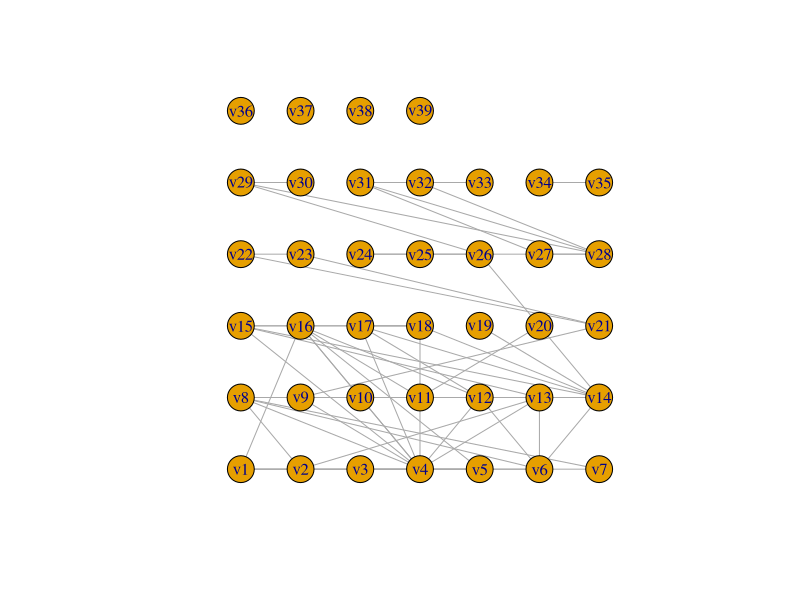
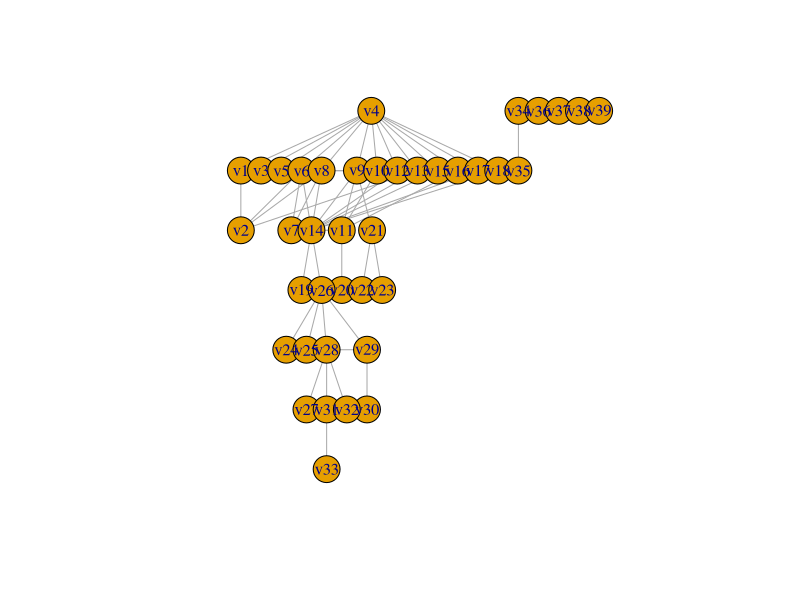
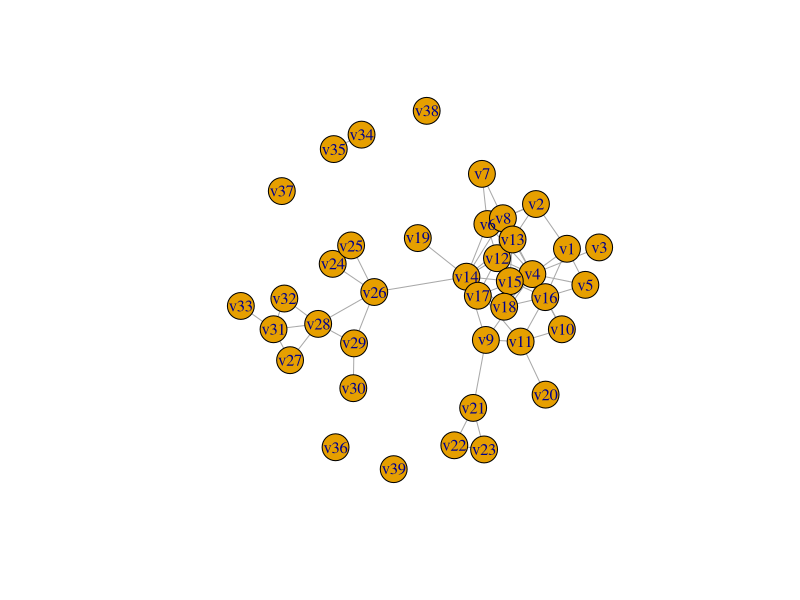
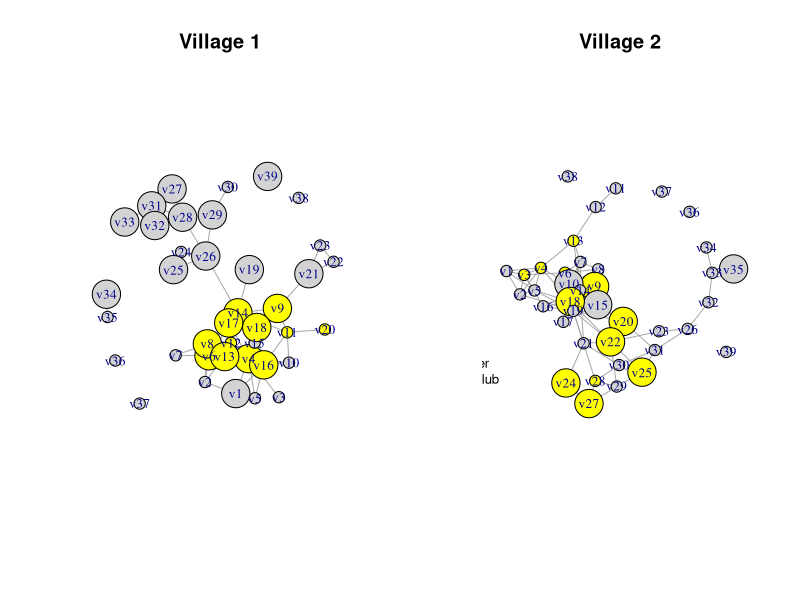
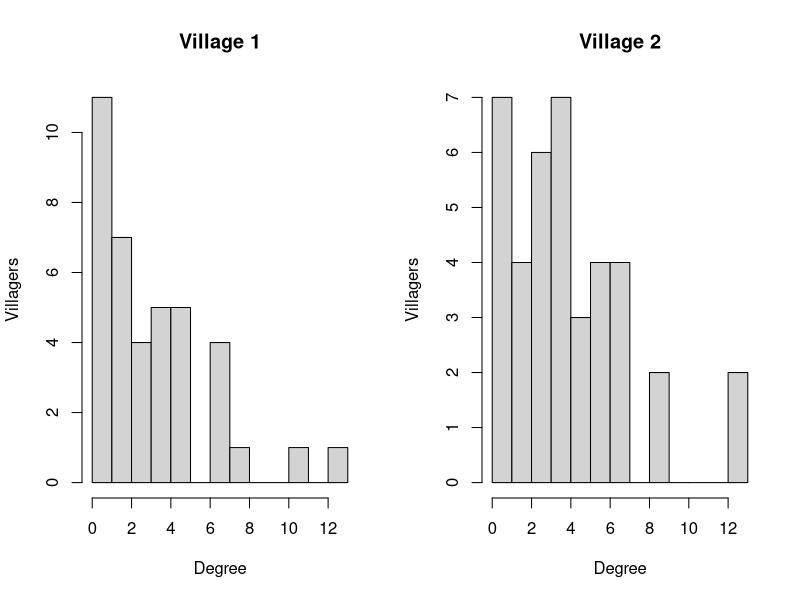
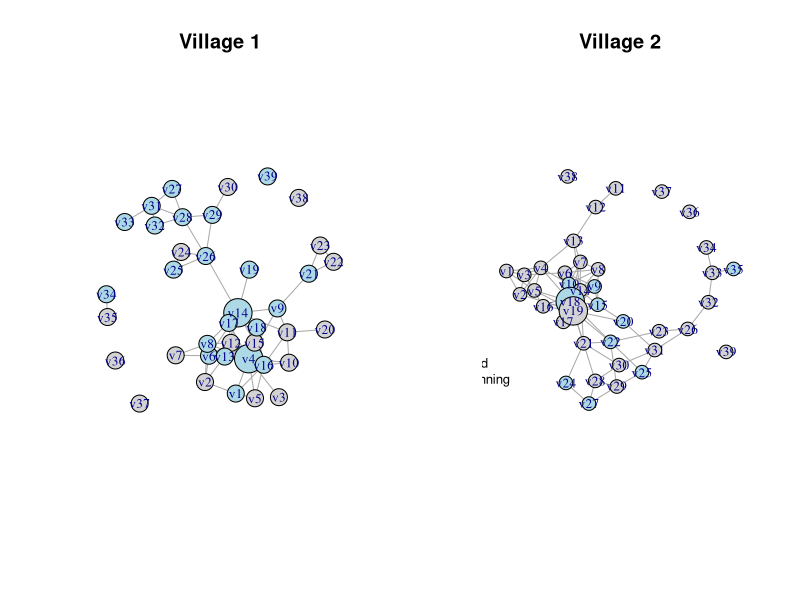
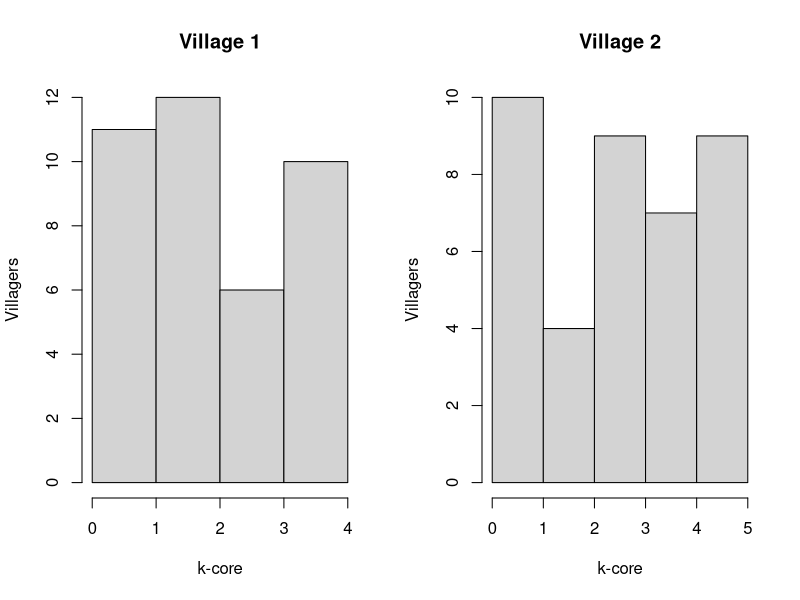
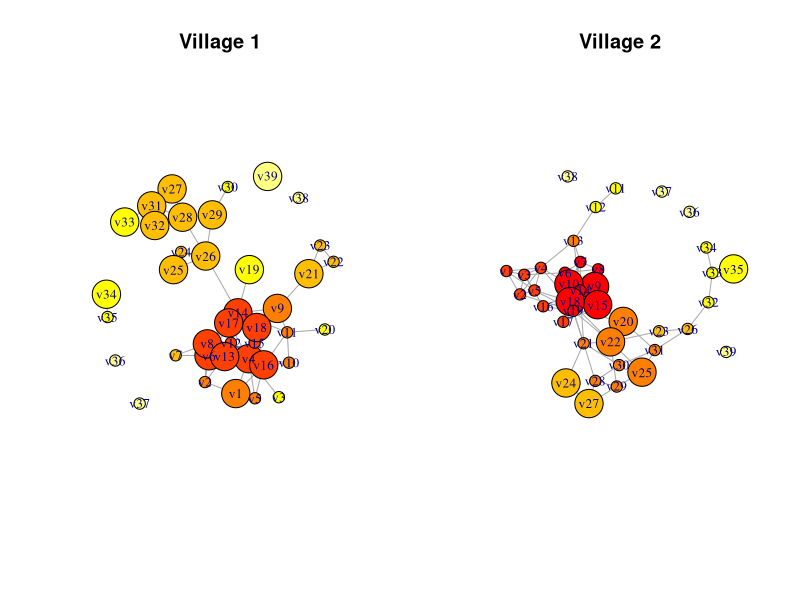

Source code (R) for these figures, in order:
## Computational Social Science Week 7: Networks Workshop
## Durham University: Jennifer Badham and Will Craige

##--- Preparation ====

# install packages if required

# load packages
library(igraph)

##--- Network data

# village 1, vertices and edges
vertices1 <- read.csv("W07 Korea1vertices.txt")
edges1 <- read.csv("W07 Korea1edges.txt")
# village 2, vertices and edges
vertices2 <- read.csv("W07 Korea2vertices.txt")
edges2 <- read.csv("W07 Korea2edges.txt")

## Construct and examine networks ====

# construct networks from nodes and edges
net1 <- graph_from_data_frame(edges1, directed = FALSE, vertices = vertices1)
net2 <- graph_from_data_frame(edges2, directed = FALSE, vertices = vertices2)

# clean up
remove(edges1, edges2, vertices1, vertices2)

# two ways of showing checking networks
summary(net1)
net2

# network 1 - print the vertices and edges and the Adopted attribute
V(net1)
E(net1)
cat("\n")          # inserts blank line in the output
V(net1)$Adopted
cat("\n")

# network 1 - counts
noquote(paste("Network 1, number of vertices:", length(V(net1))))
noquote(paste("Network 1, number of edges:", length(E(net1))))
noquote(paste("Network 1, density:", edge_density(net1)))
noquote(paste("Network 1, number of adopters:", sum(V(net1)$Adopted)))
cat("\n")

# network 2 - counts
noquote(paste("Network 2, vertices and edges:", length(V(net2)), length(E(net2))))
noquote(paste("Network 2, density:", edge_density(net2)))

# tabulate adopters by mothers club members
print("Village 1")
table(V(net1)$Adopted, V(net1)$Club, dnn = c("Adopted", "Mothers Club"))
cat("\n")
print("Village 2")
table(V(net2)$Adopted, V(net2)$Club, dnn = c("Adopted", "Mothers Club"))

##--- Exploratory analysis: visualisation ====

# basic layouts
plot(net1, layout = layout_on_grid)
plot(net1, layout = layout_as_tree)
plot(net1, layout = layout_with_fr)

# store FR layout for each network
layout1 <- layout_with_fr(net1)
layout2 <- layout_with_fr(net2)

##--- visualise by mothers club membership

# create vector of two colours, dark for membership
colClub <- c("lightgrey", "yellow")

# adjust the membership to 1s and 2s
V(net1)$Club <- V(net1)$Club + 1
print("adjusted values")
V(net1)$Club

# display the colour for each vertex
colClub[V(net1)$Club]

# matching colours to TRUE and FALSE
V(net1)$Club <- V(net1)$Club - 1
print ("Check returned to 0s and 1s")
V(net1)$Club

# display the colour for each vertex
colClub[V(net1)$Club + 1]

# visualisation - sets up two plots on a single panel
par(mfrow=c(1,2))

# village 1
plot(net1, layout = layout1,                          # uses the stored layout positions
     title = "Village 1",
     vertex.color = colClub[V(net1)$Club + 1],
     vertex.label.cex	= 0.8,                          # label size
     vertex.size = 15 * V(net1)$Adopted + 10)         # size is 10 if no, 25 if yes
title(main = "Village 1")

# village 2
plot(net2, layout = layout2,
     vertex.color = colClub[V(net2)$Club + 1],
     vetex.label.size = 0.2,
     vertex.label.cex	= 0.8,
     vertex.size = 15 * V(net2)$Adopted + 10)
title(main = "Village 2")
legend(x = -2, y = -0.5,
       c("Not member","Mothers' Club"),
       pch = 21, pt.bg = colClub,
       pt.cex = 2, cex = 0.8, bty = "n", ncol = 1)

##--- Centrality ====

# common centrality measures for village 1 network
net1measures <- data.frame(vertex = V(net1)$name,
                           degr = degree(net1),
                           btwn = betweenness(net1, normalized = TRUE),
                           cls = closeness(net1, normalized = TRUE))

# common centrality measures for village 1 network
net2measures <- data.frame(vertex = V(net2)$name,
                           degr = degree(net2),
                           btwn = betweenness(net2, normalized = TRUE),
                           cls = closeness(net2, normalized = TRUE))

# correlations of the various centrality measures (over vertices)
cor(net1measures[2:4])
cor(net2measures[2:4])

##--- distribution of centrality

# sets up two plots on a single panel
par(mfrow=c(1,2))

# Village 1 degree distribution
hist(net1measures$degr, breaks = 0:max(net1measures$degr),
     main = "Village 1", xlab = "Degree", ylab = "Villagers")

# Village 2 degree distribution
hist(net2measures$degr, breaks = 0:max(net2measures$degr),
     main = "Village 2", xlab = "Degree", ylab = "Villagers")

paste("Degree centralisation, network 1:", centr_degree(net1)$centralization)
paste("Betweenness centralisation, network 1:", centr_betw(net1)$centralization)
paste("Degree centralisation, network 2:", centr_degree(net2)$centralization)
paste("Betweenness centralisation, network 2:", centr_betw(net2)$centralization)

##--- centrality and family planning

# sets up two plots on a single panel
par(mfrow=c(1,2))

# use colour for adopted family planning (since size will be for degree)
colFP <- c("lightgrey", "lightblue")

# village 1
plot(net1, layout = layout1,
     title = "Village 1",
     vertex.color = colFP[V(net1)$Adopted + 1],
     vertex.label.cex	= 0.8,
     vertex.size = ifelse(degree(net1) >= 10, 25, 15)) # large for the higher degree
title(main = "Village 1")

# village 2
plot(net2, layout = layout2,
     vertex.color = colFP[V(net2)$Adopted + 1],
     vetex.label.size = 0.2,
     vertex.label.cex	= 0.8,
     vertex.size = ifelse(degree(net2) >= 10, 25, 12)) # large for the higher degree
title(main = "Village 2")
legend(x = -2, y = -0.5,
       c("Not adopted","Family Planning"),
       pch = 21, pt.bg = colFP,
       pt.cex = 2, cex = 0.8, bty = "n", ncol = 1)

##--- Subnetworks ====

# homophily of behaviour
paste("Homophily of adoption, Village 1:",
      round(assortativity_nominal(net1, types = (V(net1)$Adopted + 1)), digits = 2))
paste("Homophily of adoption, Village 2:",
      round(assortativity_nominal(net2, types = (V(net2)$Adopted + 1)), digits = 2))
paste("Homophily of club membership, Village 1:",
      round(assortativity_nominal(net1, types = (V(net1)$Club + 1)), digits = 2))
paste("Homophily of club membership, Village 2:",
      round(assortativity_nominal(net2, types = (V(net2)$Club + 1)), digits = 2))

# add k-core to measures dataframes for village networks
net1measures$kCore <- coreness(net1)
net2measures$kCore <- coreness(net2)

# plot distributions of k-coreness
par(mfrow=c(1,2))
hist(net1measures$kCore, breaks = 0:max(net1measures$kCore),
     main = "Village 1", xlab = "k-core", ylab = "Villagers")
hist(net2measures$kCore, breaks = 0:max(net2measures$kCore),
     main = "Village 2", xlab = "k-core", ylab = "Villagers")

# plot with k-core by colour, darker for higher
par(mfrow=c(1,2))
plot(net1, layout = layout1,
     vertex.color = heat.colors(6, rev = TRUE)[net1measures$kCore + 1],
     vetex.label.size = 0.2,
     vertex.label.cex	= 0.8,
     vertex.size = 15 * V(net1)$Adopted + 10)
title(main = "Village 1")
plot(net2, layout = layout2,
     vertex.color = heat.colors(6, rev = TRUE)[net2measures$kCore + 1],
     vetex.label.size = 0.2,
     vertex.label.cex	= 0.8,
     vertex.size = 15 * V(net2)$Adopted + 10)
title(main = "Village 2")

# community detection for village 1, uses edge betweenness
cluster1 <- cluster_edge_betweenness(net1)
sizes(cluster1)

# add the community to the network vertices as color for plotting
V(net1)$color <- pmin(cluster1$membership, 6)

par(mfrow=c(1,2))
# map the clusters with adoption
plot(net1, layout = layout1,
     vetex.label.size = 0.2,
     vertex.label.cex	= 0.8,
     vertex.size = 15 * V(net1)$Adopted + 10)
title(main = "Large are adopters")
# map the clusters with club membership
plot(net1, layout = layout1,
     vetex.label.size = 0.2,
     vertex.label.cex	= 0.8,
     vertex.size = 15 * V(net1)$Club + 10)
title(main = "Large are club members")

# community detection for village 2, uses random walks
cluster2 <- cluster_walktrap(net2)
sizes(cluster2)

# add the community to the network vertices as color for plotting
V(net2)$color <- pmin(cluster2$membership, 6)

par(mfrow=c(1,2))
# map the clusters with adoption
plot(net2, layout = layout2,
     vetex.label.size = 0.2,
     vertex.label.cex	= 0.8,
     vertex.size = 15 * V(net2)$Adopted + 10)
title(main = "Large are adopters")
# map the clusters with club membership
plot(net2, layout = layout2,
     vetex.label.size = 0.2,
     vertex.label.cex	= 0.8,
     vertex.size = 15 * V(net2)$Club + 10)
title(main = "Large are club members")


